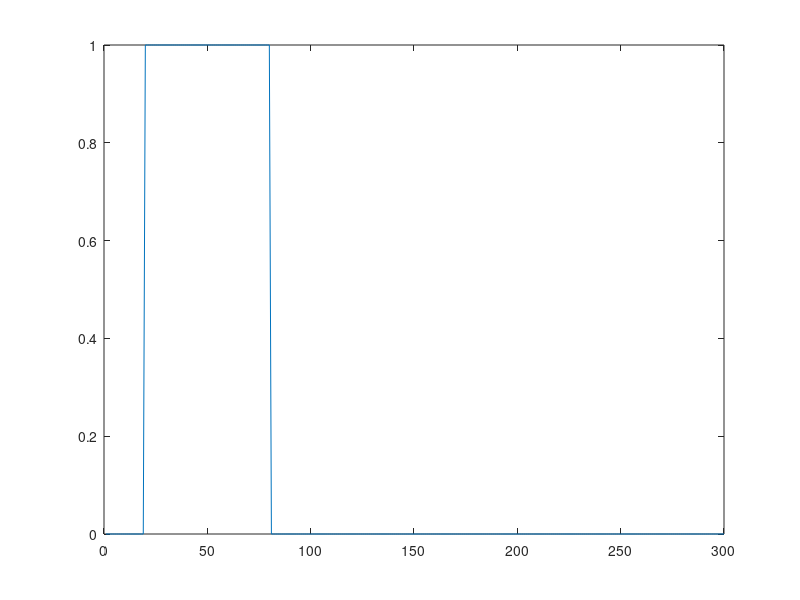

Source code (MATLAB):
N = 300;
t = 1:N;
x = zeros(1, N);
x(20:80) = 1;
X = fft(x);
w = -pi : (2*pi)/N : pi - (2*pi)/N;
figure;
plot(t, x);
#plot(w, abs(fftshift(X)));
